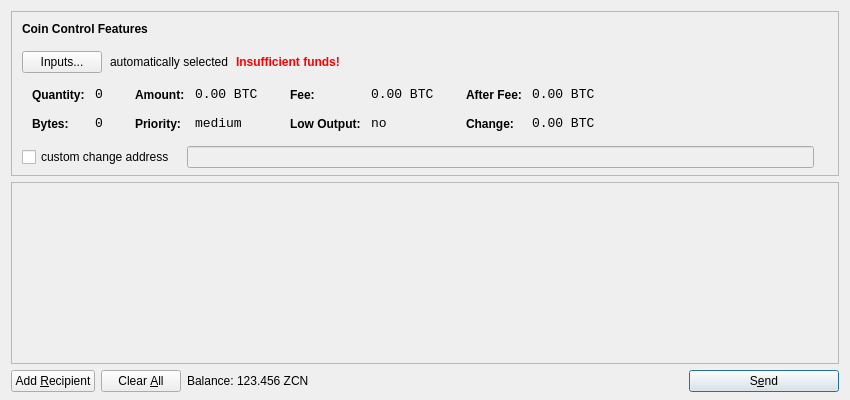
<?xml version="1.0" encoding="UTF-8"?>
<ui version="4.0">
 <class>SendCoinsDialog</class>
 <widget class="QDialog" name="SendCoinsDialog">
  <property name="geometry">
   <rect>
    <x>0</x>
    <y>0</y>
    <width>850</width>
    <height>400</height>
   </rect>
  </property>
  <property name="windowTitle">
   <string>Send Coins</string>
  </property>
  <layout class="QVBoxLayout" name="verticalLayout" stretch="0,1,0">
   <property name="bottomMargin">
    <number>8</number>
   </property>
   <item>
    <widget class="QFrame" name="frameCoinControl">
     <property name="sizePolicy">
      <sizepolicy hsizetype="Expanding" vsizetype="Expanding">
       <horstretch>0</horstretch>
       <verstretch>0</verstretch>
      </sizepolicy>
     </property>
     <property name="maximumSize">
      <size>
       <width>16777215</width>
       <height>16777215</height>
      </size>
     </property>
     <property name="frameShape">
      <enum>QFrame::StyledPanel</enum>
     </property>
     <property name="frameShadow">
      <enum>QFrame::Sunken</enum>
     </property>
     <layout class="QVBoxLayout" name="verticalLayoutCoinControl2">
      <property name="spacing">
       <number>-1</number>
      </property>
      <property name="leftMargin">
       <number>0</number>
      </property>
      <property name="topMargin">
       <number>0</number>
      </property>
      <property name="rightMargin">
       <number>0</number>
      </property>
      <property name="bottomMargin">
       <number>6</number>
      </property>
      <item>
       <layout class="QVBoxLayout" name="verticalLayoutCoinControl" stretch="0,0,0,0,1">
        <property name="spacing">
         <number>0</number>
        </property>
        <property name="leftMargin">
         <number>10</number>
        </property>
        <property name="topMargin">
         <number>10</number>
        </property>
        <item>
         <layout class="QHBoxLayout" name="horizontalLayoutCoinControl1">
          <property name="bottomMargin">
           <number>15</number>
          </property>
          <item>
           <widget class="QLabel" name="labelCoinControlFeatures">
            <property name="sizePolicy">
             <sizepolicy hsizetype="Preferred" vsizetype="Maximum">
              <horstretch>0</horstretch>
              <verstretch>0</verstretch>
             </sizepolicy>
            </property>
            <property name="font">
             <font>
              <weight>75</weight>
              <bold>true</bold>
             </font>
            </property>
            <property name="styleSheet">
             <string notr="true">font-weight:bold;</string>
            </property>
            <property name="text">
             <string>Coin Control Features</string>
            </property>
           </widget>
          </item>
         </layout>
        </item>
        <item>
         <layout class="QHBoxLayout" name="horizontalLayoutCoinControl2" stretch="0,0,0,0">
          <property name="spacing">
           <number>8</number>
          </property>
          <property name="bottomMargin">
           <number>10</number>
          </property>
          <item>
           <widget class="QPushButton" name="pushButtonCoinControl">
            <property name="styleSheet">
             <string notr="true"/>
            </property>
            <property name="text">
             <string>Inputs...</string>
            </property>
           </widget>
          </item>
          <item>
           <widget class="QLabel" name="labelCoinControlAutomaticallySelected">
            <property name="text">
             <string>automatically selected</string>
            </property>
            <property name="margin">
             <number>5</number>
            </property>
           </widget>
          </item>
          <item>
           <widget class="QLabel" name="labelCoinControlInsuffFunds">
            <property name="font">
             <font>
              <weight>75</weight>
              <bold>true</bold>
             </font>
            </property>
            <property name="styleSheet">
             <string notr="true">color:red;font-weight:bold;</string>
            </property>
            <property name="text">
             <string>Insufficient funds!</string>
            </property>
            <property name="margin">
             <number>5</number>
            </property>
           </widget>
          </item>
          <item>
           <spacer name="horizontalSpacerCoinControl">
            <property name="orientation">
             <enum>Qt::Horizontal</enum>
            </property>
            <property name="sizeHint" stdset="0">
             <size>
              <width>40</width>
              <height>1</height>
             </size>
            </property>
           </spacer>
          </item>
         </layout>
        </item>
        <item>
         <widget class="QWidget" name="widgetCoinControl" native="true">
          <property name="sizePolicy">
           <sizepolicy hsizetype="Preferred" vsizetype="Preferred">
            <horstretch>0</horstretch>
            <verstretch>0</verstretch>
           </sizepolicy>
          </property>
          <property name="minimumSize">
           <size>
            <width>0</width>
            <height>0</height>
           </size>
          </property>
          <property name="styleSheet">
           <string notr="true"/>
          </property>
          <layout class="QHBoxLayout" name="horizontalLayoutCoinControl5">
           <property name="margin">
            <number>0</number>
           </property>
           <item>
            <layout class="QHBoxLayout" name="horizontalLayoutCoinControl3" stretch="0,0,0,1">
             <property name="spacing">
              <number>20</number>
             </property>
             <property name="topMargin">
              <number>0</number>
             </property>
             <property name="bottomMargin">
              <number>10</number>
             </property>
             <item>
              <layout class="QFormLayout" name="formLayoutCoinControl1">
               <property name="horizontalSpacing">
                <number>10</number>
               </property>
               <property name="verticalSpacing">
                <number>14</number>
               </property>
               <property name="leftMargin">
                <number>10</number>
               </property>
               <property name="topMargin">
                <number>4</number>
               </property>
               <property name="rightMargin">
                <number>6</number>
               </property>
               <item row="0" column="0">
                <widget class="QLabel" name="labelCoinControlQuantityText">
                 <property name="styleSheet">
                  <string notr="true">font-weight:bold;</string>
                 </property>
                 <property name="text">
                  <string>Quantity:</string>
                 </property>
                 <property name="margin">
                  <number>0</number>
                 </property>
                </widget>
               </item>
               <item row="0" column="1">
                <widget class="QLabel" name="labelCoinControlQuantity">
                 <property name="font">
                  <font>
                   <family>Monospace</family>
                   <pointsize>10</pointsize>
                  </font>
                 </property>
                 <property name="cursor">
                  <cursorShape>IBeamCursor</cursorShape>
                 </property>
                 <property name="contextMenuPolicy">
                  <enum>Qt::ActionsContextMenu</enum>
                 </property>
                 <property name="text">
                  <string notr="true">0</string>
                 </property>
                 <property name="margin">
                  <number>0</number>
                 </property>
                 <property name="textInteractionFlags">
                  <set>Qt::LinksAccessibleByMouse|Qt::TextSelectableByKeyboard|Qt::TextSelectableByMouse</set>
                 </property>
                </widget>
               </item>
               <item row="1" column="0">
                <widget class="QLabel" name="labelCoinControlBytesText">
                 <property name="styleSheet">
                  <string notr="true">font-weight:bold;</string>
                 </property>
                 <property name="text">
                  <string>Bytes:</string>
                 </property>
                </widget>
               </item>
               <item row="1" column="1">
                <widget class="QLabel" name="labelCoinControlBytes">
                 <property name="font">
                  <font>
                   <family>Monospace</family>
                   <pointsize>10</pointsize>
                  </font>
                 </property>
                 <property name="cursor">
                  <cursorShape>IBeamCursor</cursorShape>
                 </property>
                 <property name="contextMenuPolicy">
                  <enum>Qt::ActionsContextMenu</enum>
                 </property>
                 <property name="text">
                  <string notr="true">0</string>
                 </property>
                 <property name="textInteractionFlags">
                  <set>Qt::LinksAccessibleByMouse|Qt::TextSelectableByKeyboard|Qt::TextSelectableByMouse</set>
                 </property>
                </widget>
               </item>
              </layout>
             </item>
             <item>
              <layout class="QFormLayout" name="formLayoutCoinControl2">
               <property name="horizontalSpacing">
                <number>10</number>
               </property>
               <property name="verticalSpacing">
                <number>14</number>
               </property>
               <property name="leftMargin">
                <number>6</number>
               </property>
               <property name="topMargin">
                <number>4</number>
               </property>
               <property name="rightMargin">
                <number>6</number>
               </property>
               <item row="0" column="0">
                <widget class="QLabel" name="labelCoinControlAmountText">
                 <property name="styleSheet">
                  <string notr="true">font-weight:bold;</string>
                 </property>
                 <property name="text">
                  <string>Amount:</string>
                 </property>
                 <property name="margin">
                  <number>0</number>
                 </property>
                </widget>
               </item>
               <item row="0" column="1">
                <widget class="QLabel" name="labelCoinControlAmount">
                 <property name="font">
                  <font>
                   <family>Monospace</family>
                   <pointsize>10</pointsize>
                  </font>
                 </property>
                 <property name="cursor">
                  <cursorShape>IBeamCursor</cursorShape>
                 </property>
                 <property name="contextMenuPolicy">
                  <enum>Qt::ActionsContextMenu</enum>
                 </property>
                 <property name="text">
                  <string notr="true">0.00 BTC</string>
                 </property>
                 <property name="textInteractionFlags">
                  <set>Qt::LinksAccessibleByMouse|Qt::TextSelectableByKeyboard|Qt::TextSelectableByMouse</set>
                 </property>
                </widget>
               </item>
               <item row="1" column="0">
                <widget class="QLabel" name="labelCoinControlPriorityText">
                 <property name="styleSheet">
                  <string notr="true">font-weight:bold;</string>
                 </property>
                 <property name="text">
                  <string>Priority:</string>
                 </property>
                </widget>
               </item>
               <item row="1" column="1">
                <widget class="QLabel" name="labelCoinControlPriority">
                 <property name="font">
                  <font>
                   <family>Monospace</family>
                   <pointsize>10</pointsize>
                  </font>
                 </property>
                 <property name="cursor">
                  <cursorShape>IBeamCursor</cursorShape>
                 </property>
                 <property name="contextMenuPolicy">
                  <enum>Qt::ActionsContextMenu</enum>
                 </property>
                 <property name="text">
                  <string>medium</string>
                 </property>
                 <property name="textInteractionFlags">
                  <set>Qt::LinksAccessibleByMouse|Qt::TextSelectableByKeyboard|Qt::TextSelectableByMouse</set>
                 </property>
                </widget>
               </item>
              </layout>
             </item>
             <item>
              <layout class="QFormLayout" name="formLayoutCoinControl3">
               <property name="horizontalSpacing">
                <number>10</number>
               </property>
               <property name="verticalSpacing">
                <number>14</number>
               </property>
               <property name="leftMargin">
                <number>6</number>
               </property>
               <property name="topMargin">
                <number>4</number>
               </property>
               <property name="rightMargin">
                <number>6</number>
               </property>
               <item row="0" column="0">
                <widget class="QLabel" name="labelCoinControlFeeText">
                 <property name="styleSheet">
                  <string notr="true">font-weight:bold;</string>
                 </property>
                 <property name="text">
                  <string>Fee:</string>
                 </property>
                 <property name="margin">
                  <number>0</number>
                 </property>
                </widget>
               </item>
               <item row="0" column="1">
                <widget class="QLabel" name="labelCoinControlFee">
                 <property name="font">
                  <font>
                   <family>Monospace</family>
                   <pointsize>10</pointsize>
                  </font>
                 </property>
                 <property name="cursor">
                  <cursorShape>IBeamCursor</cursorShape>
                 </property>
                 <property name="contextMenuPolicy">
                  <enum>Qt::ActionsContextMenu</enum>
                 </property>
                 <property name="text">
                  <string notr="true">0.00 BTC</string>
                 </property>
                 <property name="textInteractionFlags">
                  <set>Qt::LinksAccessibleByMouse|Qt::TextSelectableByKeyboard|Qt::TextSelectableByMouse</set>
                 </property>
                </widget>
               </item>
               <item row="1" column="0">
                <widget class="QLabel" name="labelCoinControlLowOutputText">
                 <property name="styleSheet">
                  <string notr="true">font-weight:bold;</string>
                 </property>
                 <property name="text">
                  <string>Low Output:</string>
                 </property>
                </widget>
               </item>
               <item row="1" column="1">
                <widget class="QLabel" name="labelCoinControlLowOutput">
                 <property name="font">
                  <font>
                   <family>Monospace</family>
                   <pointsize>10</pointsize>
                  </font>
                 </property>
                 <property name="cursor">
                  <cursorShape>IBeamCursor</cursorShape>
                 </property>
                 <property name="contextMenuPolicy">
                  <enum>Qt::ActionsContextMenu</enum>
                 </property>
                 <property name="text">
                  <string>no</string>
                 </property>
                 <property name="textInteractionFlags">
                  <set>Qt::LinksAccessibleByMouse|Qt::TextSelectableByKeyboard|Qt::TextSelectableByMouse</set>
                 </property>
                </widget>
               </item>
              </layout>
             </item>
             <item>
              <layout class="QFormLayout" name="formLayoutCoinControl4">
               <property name="horizontalSpacing">
                <number>10</number>
               </property>
               <property name="verticalSpacing">
                <number>14</number>
               </property>
               <property name="leftMargin">
                <number>6</number>
               </property>
               <property name="topMargin">
                <number>4</number>
               </property>
               <property name="rightMargin">
                <number>6</number>
               </property>
               <item row="0" column="0">
                <widget class="QLabel" name="labelCoinControlAfterFeeText">
                 <property name="styleSheet">
                  <string notr="true">font-weight:bold;</string>
                 </property>
                 <property name="text">
                  <string>After Fee:</string>
                 </property>
                 <property name="margin">
                  <number>0</number>
                 </property>
                </widget>
               </item>
               <item row="0" column="1">
                <widget class="QLabel" name="labelCoinControlAfterFee">
                 <property name="font">
                  <font>
                   <family>Monospace</family>
                   <pointsize>10</pointsize>
                  </font>
                 </property>
                 <property name="cursor">
                  <cursorShape>IBeamCursor</cursorShape>
                 </property>
                 <property name="contextMenuPolicy">
                  <enum>Qt::ActionsContextMenu</enum>
                 </property>
                 <property name="text">
                  <string notr="true">0.00 BTC</string>
                 </property>
                 <property name="textInteractionFlags">
                  <set>Qt::LinksAccessibleByMouse|Qt::TextSelectableByKeyboard|Qt::TextSelectableByMouse</set>
                 </property>
                </widget>
               </item>
               <item row="1" column="0">
                <widget class="QLabel" name="labelCoinControlChangeText">
                 <property name="styleSheet">
                  <string notr="true">font-weight:bold;</string>
                 </property>
                 <property name="text">
                  <string>Change:</string>
                 </property>
                </widget>
               </item>
               <item row="1" column="1">
                <widget class="QLabel" name="labelCoinControlChange">
                 <property name="font">
                  <font>
                   <family>Monospace</family>
                   <pointsize>10</pointsize>
                  </font>
                 </property>
                 <property name="cursor">
                  <cursorShape>IBeamCursor</cursorShape>
                 </property>
                 <property name="contextMenuPolicy">
                  <enum>Qt::ActionsContextMenu</enum>
                 </property>
                 <property name="text">
                  <string notr="true">0.00 BTC</string>
                 </property>
                 <property name="textInteractionFlags">
                  <set>Qt::LinksAccessibleByMouse|Qt::TextSelectableByKeyboard|Qt::TextSelectableByMouse</set>
                 </property>
                </widget>
               </item>
              </layout>
             </item>
            </layout>
           </item>
          </layout>
         </widget>
        </item>
        <item>
         <layout class="QHBoxLayout" name="horizontalLayoutCoinControl4" stretch="0,0,0">
          <property name="spacing">
           <number>12</number>
          </property>
          <property name="sizeConstraint">
           <enum>QLayout::SetDefaultConstraint</enum>
          </property>
          <property name="topMargin">
           <number>5</number>
          </property>
          <property name="rightMargin">
           <number>5</number>
          </property>
          <item>
           <widget class="QCheckBox" name="checkBoxCoinControlChange">
            <property name="text">
             <string>custom change address</string>
            </property>
           </widget>
          </item>
          <item>
           <widget class="QLineEdit" name="lineEditCoinControlChange">
            <property name="enabled">
             <bool>false</bool>
            </property>
            <property name="sizePolicy">
             <sizepolicy hsizetype="Expanding" vsizetype="Fixed">
              <horstretch>0</horstretch>
              <verstretch>0</verstretch>
             </sizepolicy>
            </property>
           </widget>
          </item>
          <item>
           <widget class="QLabel" name="labelCoinControlChangeLabel">
            <property name="sizePolicy">
             <sizepolicy hsizetype="Preferred" vsizetype="Expanding">
              <horstretch>0</horstretch>
              <verstretch>0</verstretch>
             </sizepolicy>
            </property>
            <property name="minimumSize">
             <size>
              <width>0</width>
              <height>0</height>
             </size>
            </property>
            <property name="text">
             <string/>
            </property>
            <property name="margin">
             <number>3</number>
            </property>
           </widget>
          </item>
         </layout>
        </item>
        <item>
         <spacer name="verticalSpacerCoinControl">
          <property name="orientation">
           <enum>Qt::Vertical</enum>
          </property>
          <property name="sizeHint" stdset="0">
           <size>
            <width>800</width>
            <height>1</height>
           </size>
          </property>
         </spacer>
        </item>
       </layout>
      </item>
     </layout>
    </widget>
   </item>
   <item>
    <widget class="QScrollArea" name="scrollArea">
     <property name="widgetResizable">
      <bool>true</bool>
     </property>
     <widget class="QWidget" name="scrollAreaWidgetContents">
      <property name="geometry">
       <rect>
        <x>0</x>
        <y>0</y>
        <width>830</width>
        <height>165</height>
       </rect>
      </property>
      <layout class="QVBoxLayout" name="verticalLayout_2">
       <property name="margin">
        <number>0</number>
       </property>
       <item>
        <layout class="QVBoxLayout" name="entries">
         <property name="spacing">
          <number>6</number>
         </property>
        </layout>
       </item>
       <item>
        <spacer name="verticalSpacer">
         <property name="orientation">
          <enum>Qt::Vertical</enum>
         </property>
         <property name="sizeHint" stdset="0">
          <size>
           <width>20</width>
           <height>40</height>
          </size>
         </property>
        </spacer>
       </item>
      </layout>
     </widget>
    </widget>
   </item>
   <item>
    <layout class="QHBoxLayout" name="horizontalLayout">
     <item>
      <widget class="QPushButton" name="addButton">
       <property name="toolTip">
        <string>Send to multiple recipients at once</string>
       </property>
       <property name="text">
        <string>Add &amp;Recipient</string>
       </property>
       <property name="icon">
        <iconset resource="../bitcoin.qrc">
         <normaloff>:/icons/add</normaloff>:/icons/add</iconset>
       </property>
       <property name="autoDefault">
        <bool>false</bool>
       </property>
      </widget>
     </item>
     <item>
      <widget class="QPushButton" name="clearButton">
       <property name="sizePolicy">
        <sizepolicy hsizetype="Minimum" vsizetype="Fixed">
         <horstretch>0</horstretch>
         <verstretch>0</verstretch>
        </sizepolicy>
       </property>
       <property name="toolTip">
        <string>Remove all transaction fields</string>
       </property>
       <property name="text">
        <string>Clear &amp;All</string>
       </property>
       <property name="icon">
        <iconset resource="../bitcoin.qrc">
         <normaloff>:/icons/remove</normaloff>:/icons/remove</iconset>
       </property>
       <property name="autoRepeatDelay">
        <number>300</number>
       </property>
       <property name="autoDefault">
        <bool>false</bool>
       </property>
      </widget>
     </item>
     <item>
      <layout class="QHBoxLayout" name="horizontalLayout_2">
       <property name="spacing">
        <number>3</number>
       </property>
       <item>
        <widget class="QLabel" name="label">
         <property name="text">
          <string>Balance:</string>
         </property>
        </widget>
       </item>
       <item>
        <widget class="QLabel" name="labelBalance">
         <property name="cursor">
          <cursorShape>IBeamCursor</cursorShape>
         </property>
         <property name="text">
          <string>123.456 ZCN</string>
         </property>
         <property name="textInteractionFlags">
          <set>Qt::LinksAccessibleByMouse|Qt::TextSelectableByKeyboard|Qt::TextSelectableByMouse</set>
         </property>
        </widget>
       </item>
      </layout>
     </item>
     <item>
      <spacer name="horizontalSpacer">
       <property name="orientation">
        <enum>Qt::Horizontal</enum>
       </property>
       <property name="sizeHint" stdset="0">
        <size>
         <width>40</width>
         <height>20</height>
        </size>
       </property>
      </spacer>
     </item>
     <item>
      <widget class="QPushButton" name="sendButton">
       <property name="minimumSize">
        <size>
         <width>150</width>
         <height>0</height>
        </size>
       </property>
       <property name="toolTip">
        <string>Confirm the send action</string>
       </property>
       <property name="text">
        <string>S&amp;end</string>
       </property>
       <property name="icon">
        <iconset resource="../bitcoin.qrc">
         <normaloff>:/icons/send</normaloff>:/icons/send</iconset>
       </property>
       <property name="default">
        <bool>true</bool>
       </property>
      </widget>
     </item>
    </layout>
   </item>
  </layout>
 </widget>
 <resources>
  <include location="../bitcoin.qrc"/>
 </resources>
 <connections/>
</ui>
